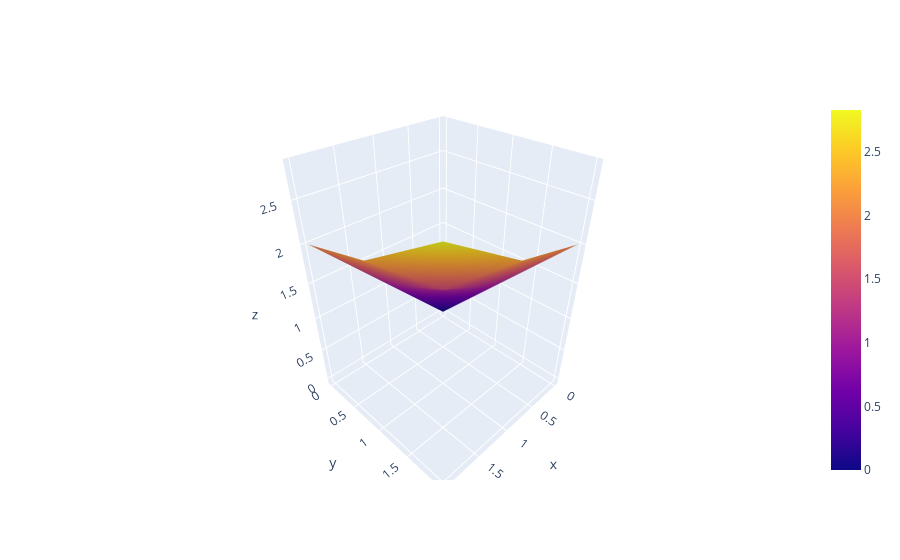

The cell this chart's notebook holds for it:
### Code cell
fig=go.Figure(data=[go.Surface(x=xx,y=yy,z=z2)])
fig.show()

### Figure 1 — Plotly figure (JSON) as saved in the notebook; plotly's stock layout.template omitted (floating-point values rounded to 4 significant figures)
{"data": [{"type": "surface", "x": [[0.0, 1.0, 2.0], [0.0, 1.0, 2.0], [0.0, 1.0, 2.0]], "y": [[0.0, 0.0, 0.0], [1.0, 1.0, 1.0], [2.0, 2.0, 2.0]], "z": [[0.0, 1.0, 2.0], [1.0, 1.414, 2.236], [2.0, 2.236, 2.828]]}], "layout": {}}
